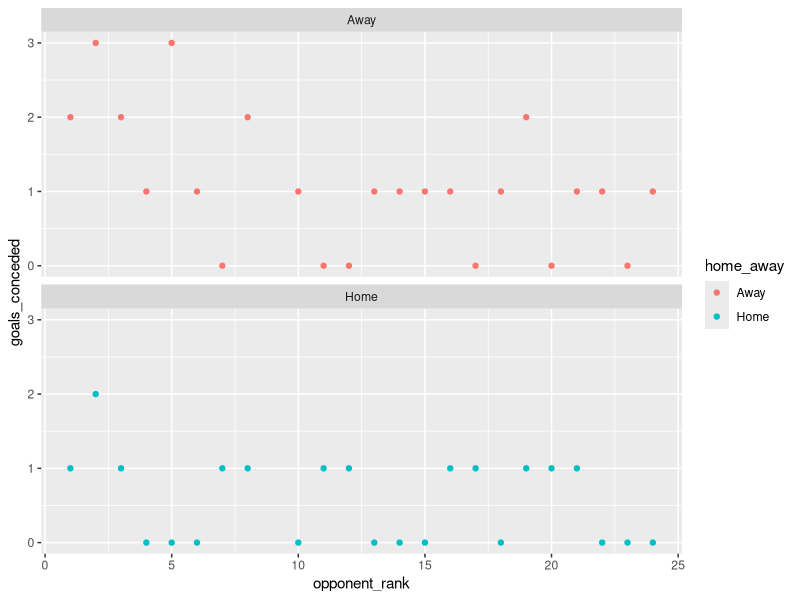

Generate this figure with R:
library('tidyverse')

matches <- read.csv('./data/ashford_matches.csv')

# Color the plots by home and away. Now we can try and compare the home pefomance against
# the away performance.

plot <- ggplot2::ggplot(data=matches) +
  ggplot2::geom_point(mapping = aes(x=opponent_rank, y=goals_scored, color=home_away)) +
  ggplot2::facet_wrap(~ home_away, nrow=2)
# ggplot2::ggsave(plot=plot, filename='rank_against_scored.png', path='./outputs/Week2/')

plot <- ggplot2::ggplot(data=matches) +
  ggplot2::geom_point(mapping = aes(x=opponent_rank, y=goals_conceded, color=home_away)) +
  ggplot2::facet_wrap(~ home_away, nrow=2)
# ggplot2::ggsave(plot=plot, filename='rank_against_conceded.png', path='./outputs/Week2/')
